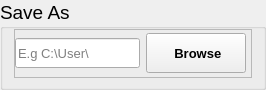
                     <widget class="QGroupBox" name="setting_save">
                      <property name="minimumSize">
                       <size>
                        <width>0</width>
                        <height>90</height>
                       </size>
                      </property>
                      <property name="maximumSize">
                       <size>
                        <width>16777215</width>
                        <height>80</height>
                       </size>
                      </property>
                      <property name="font">
                       <font>
                        <pointsize>14</pointsize>
                       </font>
                      </property>
                      <property name="styleSheet">
                       <string notr="true"/>
                      </property>
                      <property name="title">
                       <string>Save As</string>
                      </property>
                      <layout class="QHBoxLayout" name="horizontalLayout_20">
                       <property name="topMargin">
                        <number>0</number>
                       </property>
                       <property name="bottomMargin">
                        <number>9</number>
                       </property>
                       <item>
                        <widget class="QFrame" name="frame">
                         <property name="frameShape">
                          <enum>QFrame::StyledPanel</enum>
                         </property>
                         <property name="frameShadow">
                          <enum>QFrame::Raised</enum>
                         </property>
                         <layout class="QHBoxLayout" name="horizontalLayout_36" stretch="0,0">
                          <property name="spacing">
                           <number>-1</number>
                          </property>
                          <property name="leftMargin">
                           <number>0</number>
                          </property>
                          <property name="topMargin">
                           <number>0</number>
                          </property>
                          <property name="rightMargin">
                           <number>5</number>
                          </property>
                          <property name="bottomMargin">
                           <number>0</number>
                          </property>
                          <item>
                           <widget class="QLineEdit" name="folder_line">
                            <property name="minimumSize">
                             <size>
                              <width>0</width>
                              <height>30</height>
                             </size>
                            </property>
                            <property name="maximumSize">
                             <size>
                              <width>16777215</width>
                              <height>16777215</height>
                             </size>
                            </property>
                            <property name="font">
                             <font>
                              <pointsize>10</pointsize>
                             </font>
                            </property>
                            <property name="readOnly">
                             <bool>true</bool>
                            </property>
                            <property name="placeholderText">
                             <string>E.g C:\User\</string>
                            </property>
                           </widget>
                          </item>
                          <item>
                           <widget class="QPushButton" name="browse_btn">
                            <property name="sizePolicy">
                             <sizepolicy hsizetype="Preferred" vsizetype="Preferred">
                              <horstretch>0</horstretch>
                              <verstretch>0</verstretch>
                             </sizepolicy>
                            </property>
                            <property name="minimumSize">
                             <size>
                              <width>100</width>
                              <height>40</height>
                             </size>
                            </property>
                            <property name="maximumSize">
                             <size>
                              <width>100</width>
                              <height>40</height>
                             </size>
                            </property>
                            <property name="font">
                             <font>
                              <pointsize>10</pointsize>
                              <weight>75</weight>
                              <bold>true</bold>
                             </font>
                            </property>
                            <property name="cursor">
                             <cursorShape>PointingHandCursor</cursorShape>
                            </property>
                            <property name="text">
                             <string> Browse</string>
                            </property>
                            <property name="icon">
                             <iconset>
                              <normaloff>:/icon_blue/resource/icon/icon_blue/folder.svg</normaloff>:/icon_blue/resource/icon/icon_blue/folder.svg</iconset>
                            </property>
                            <property name="iconSize">
                             <size>
                              <width>18</width>
                              <height>18</height>
                             </size>
                            </property>
                           </widget>
                          </item>
                         </layout>
                        </widget>
                       </item>
                      </layout>
                     </widget>
